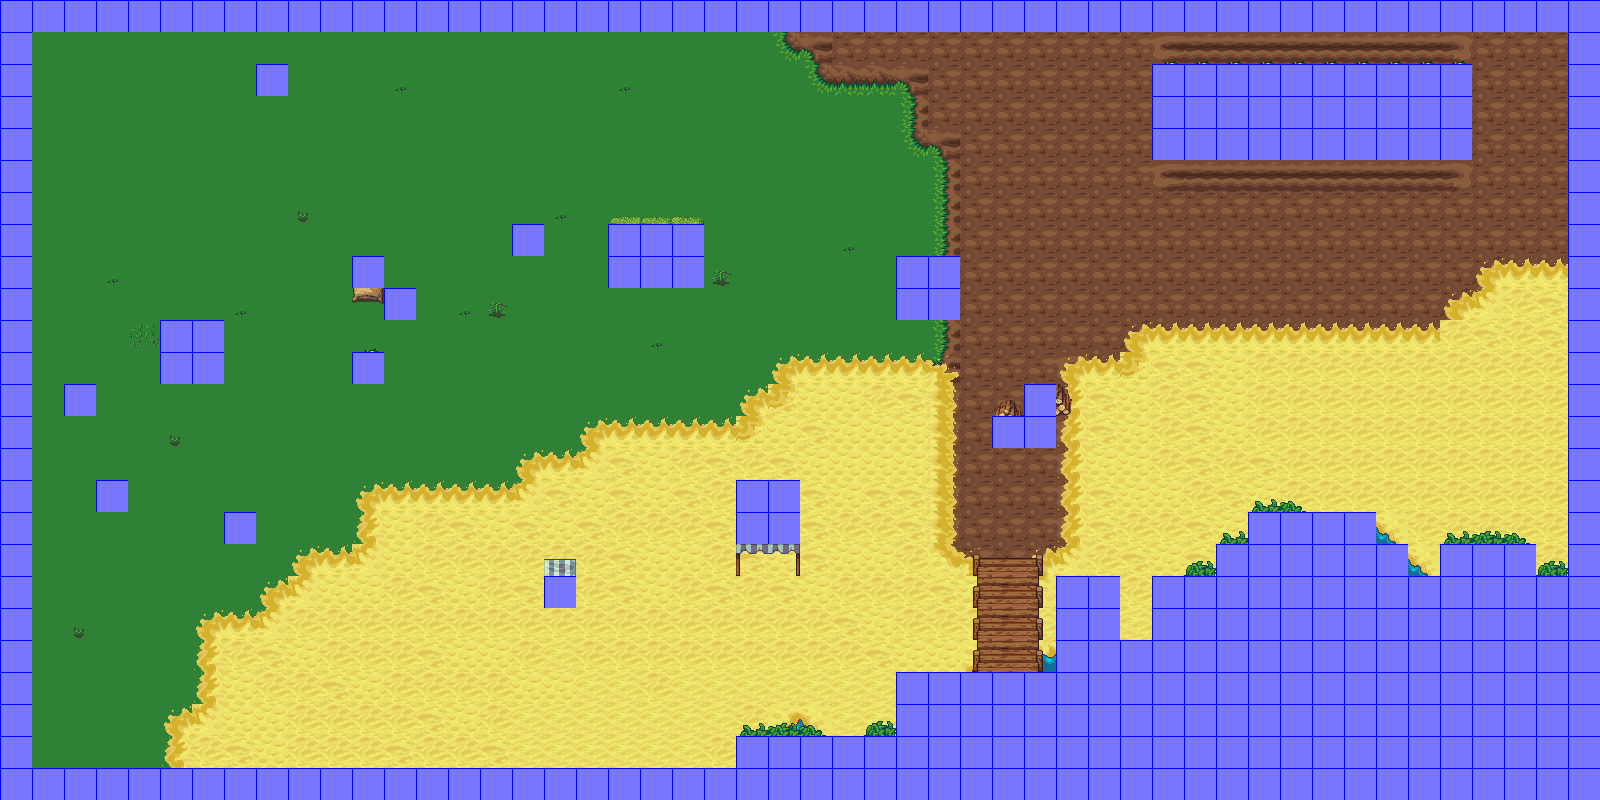

A 2D game scene composited from a Tiled map and its tileset images. What follows is a short description and the map's XML, with each tile layer's data collapsed to a summary:
An orthogonal 50x25 tile map with 32x32 px tiles, 4 tile layers (terrain, borders, background_objects, collision), 11 tilesets and 6 objects (6x CrateEntity).

<map version="1.0" orientation="orthogonal" width="50" height="25" tilewidth="32" tileheight="32">
 <tileset firstgid="1" name="sand" tilewidth="32" tileheight="32">
  <image source="tilesets/sand.png" width="96" height="192" />
 </tileset>
 <tileset firstgid="19" name="sandwater" tilewidth="32" tileheight="32">
  <image source="tilesets/sandwater.png" width="128" height="192" />
 </tileset>
 <tileset firstgid="43" name="farming_fishing" tilewidth="32" tileheight="32">
  <image source="tilesets/farming_fishing.png" trans="ffffff" width="640" height="640" />
 </tileset>
 <tileset firstgid="443" name="reed" tilewidth="32" tileheight="32">
  <image source="tilesets/reed.png" trans="ffffff" width="96" height="320" />
 </tileset>
 <tileset firstgid="473" name="sand" tilewidth="32" tileheight="32">
  <image source="tilesets/sand.png" trans="ffffff" width="96" height="192" />
 </tileset>
 <tileset firstgid="491" name="plants" tilewidth="32" tileheight="32">
  <image source="tilesets/plants.png" trans="ffffff" width="288" height="384" />
 </tileset>
 <tileset firstgid="599" name="plowed_soil" tilewidth="32" tileheight="32">
  <image source="tilesets/plowed_soil.png" trans="ffffff" width="96" height="192" />
 </tileset>
 <tileset firstgid="617" name="youngwheat" tilewidth="32" tileheight="32">
  <image source="tilesets/youngwheat.png" trans="ffffff" width="96" height="192" />
 </tileset>
 <tileset firstgid="635" name="grass" tilewidth="32" tileheight="32">
  <image source="tilesets/grass.png" trans="ffffff" width="32" height="32" />
 </tileset>
 <tileset firstgid="636" name="collision-obj" tilewidth="32" tileheight="32">
  <image source="collision-obj.png" trans="ffffff" width="48" height="48" />
  <tile id="0">
   <properties>
    <property name="type" value="solid" />
   </properties>
  </tile>
 </tileset>
 <tileset firstgid="637" name="fence" tilewidth="32" tileheight="32">
  <image source="tilesets/fence.png" trans="ffffff" width="96" height="192" />
 </tileset>
 <layer name="terrain" width="50" height="25">
  <data>[1250 cells, 1250 non-empty, 27 distinct tile ids]</data>
 </layer>
 <layer name="borders" width="50" height="25">
  <data>[1250 cells, 106 non-empty, 29 distinct tile ids]</data>
 </layer>
 <layer name="background_objects" width="50" height="25">
  <data>[1250 cells, 247 non-empty, 83 distinct tile ids]</data>
 </layer>
 <objectgroup name="entities" width="50" height="25">
  <object name="CrateEntity" x="61" y="221" width="38" height="38">
   <properties>
    <property name="image" value="crate" />
    <property name="spritewidth" value="48" />
   </properties>
  </object>
  <object name="CrateEntity" x="534" y="343" width="38" height="38">
   <properties>
    <property name="image" value="crate" />
    <property name="spritewidth" value="48" />
   </properties>
  </object>
  <object name="CrateEntity" x="388" y="349" width="38" height="38">
   <properties>
    <property name="image" value="crate" />
    <property name="spritewidth" value="48" />
   </properties>
  </object>
  <object name="CrateEntity" x="356" y="663" width="38" height="38">
   <properties>
    <property name="image" value="crate" />
    <property name="spritewidth" value="48" />
   </properties>
  </object>
  <object name="CrateEntity" x="985" y="594" width="38" height="38">
   <properties>
    <property name="image" value="crate" />
    <property name="spritewidth" value="48" />
   </properties>
  </object>
  <object name="CrateEntity" x="1081" y="243" width="38" height="38">
   <properties>
    <property name="image" value="crate" />
    <property name="spritewidth" value="48" />
   </properties>
  </object>
 </objectgroup>
 <layer name="collision" width="50" height="25">
  <data>[1250 cells, 333 non-empty, 1 distinct tile ids]</data>
 </layer>
</map>
